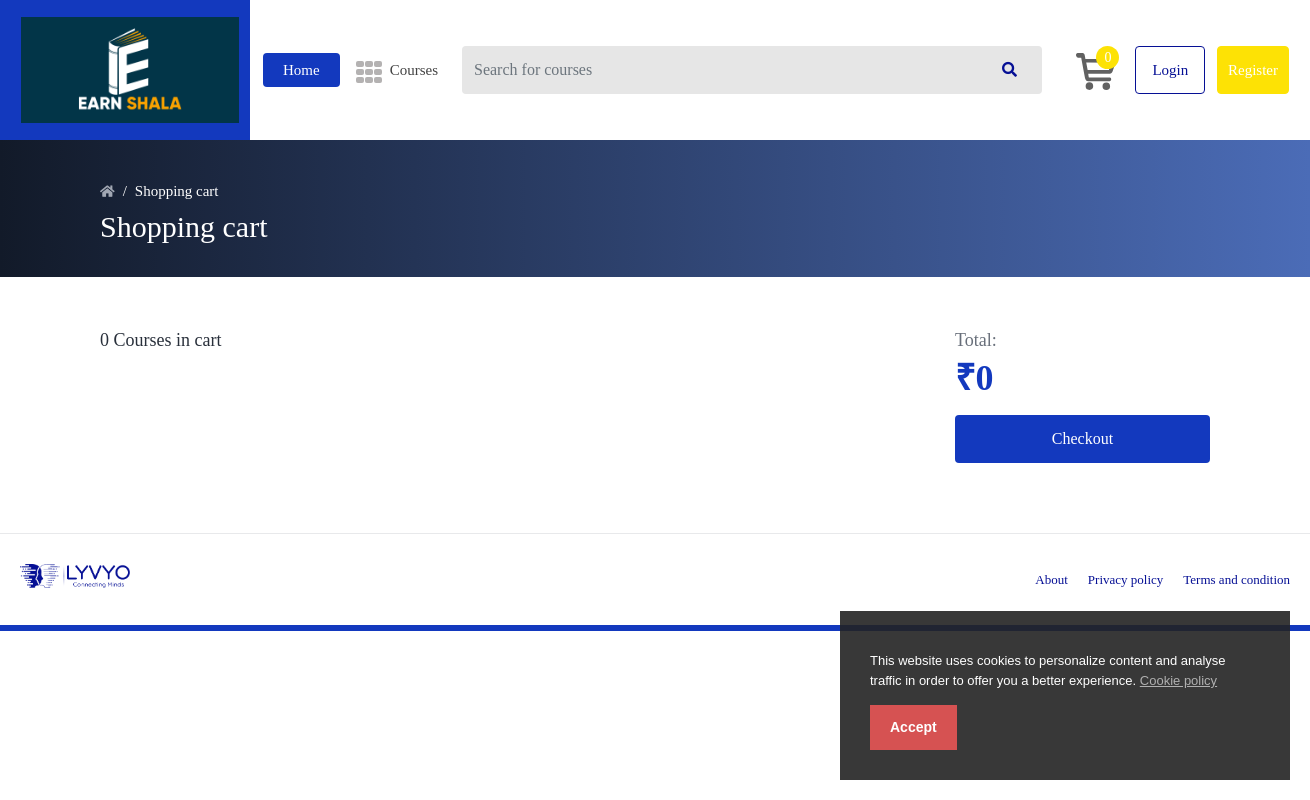
Page /index.php/home/shopping_cart on the committed database.
### tables this page shows
CREATE TABLE `frontend_settings` (
  `id` int(11) UNSIGNED NOT NULL,
  `key` varchar(255) DEFAULT NULL,
  `value` longtext
);

CREATE TABLE `settings` (
  `id` int(11) UNSIGNED NOT NULL,
  `key` varchar(255) DEFAULT NULL,
  `value` longtext
);

### application/controllers/Home.php (called while the page is built, shortened)
<?php
class Home extends CI_Controller {
    public function __construct()
    {
        $this->load->database();
        $this->load->library('session');
        $this->load->vars(compact('latestcourse'));
    }
    public function shopping_cart() {
        $page_data['page_name'] = "shopping_cart";
        $page_data['page_title'] = site_phrase('shopping_cart');
        $this->load->view('frontend/'.get_frontend_settings('theme').'/index', $page_data);
    }
}

### index.php (called while the page is built, shortened)
<?php
require_once BASEPATH . 'core/CodeIgniter.php';

### application/helpers/common_helper.php (called while the page is built, shortened)
<?php  if ( ! defined('BASEPATH')) exit('No direct script access allowed');
if (! function_exists('currency')) {
    function currency($price = "") {
        $CI	=&	get_instance();
        if ($price != "") {
            $CI->db->where('key', 'system_currency');
            $currency_code = $CI->db->get('settings')->row()->value;
            $CI->db->where('code', $currency_code);
            $symbol = $CI->db->get('currency')->row()->symbol;
            $CI->db->where('key', 'currency_position');
            $position = $CI->db->get('settings')->row()->value;
            $symbol = '₹';
            if ($position == 'right') {
                return $price.$symbol;
            }elseif ($position == 'right-space') {
                return $price.' '.$symbol;
            }elseif ($position == 'left') {
                return $symbol.$price;
            }elseif ($position == 'left-space') {
                return $symbol.' '.$price;
            }
        }
    }
}
if (! function_exists('get_frontend_settings')) {
    function get_frontend_settings($key = '') {
        $CI	=&	get_instance();
        $CI->db->where('key', $key);
        $result = $CI->db->get('frontend_settings')->row()->value;
        return $result;
    }
}

### application/helpers/multi_language_helper.php (called while the page is built, shortened)
<?php  if ( ! defined('BASEPATH')) exit('No direct script access allowed');
if ( ! function_exists('site_phrase'))
{
    function site_phrase($phrase = '') {
        $CI	=&	get_instance();
        $language_code = $CI->session->userdata('language');
        $key = strtolower(preg_replace('/\s+/', '_', $phrase));
        $langArray = openJSONFile($language_code);
        return $langArray[$key];
    }
}
if ( ! function_exists('openJSONFile'))
{
    function openJSONFile($code)
    {
        $jsonString = [];
        if (file_exists(APPPATH.'language/'.$code.'.json')) {
            $jsonString = file_get_contents(APPPATH.'language/'.$code.'.json');
            $jsonString = json_decode($jsonString, true);
        }
        return $jsonString;
    }
}

### application/views/frontend/default/index.php (the view, shortened to what this page needs)
<!DOCTYPE html>
<html lang="en">
<head>
	<?php include 'includes_top.php';?>
</head>
<body class="gray-bg">
	<?php
	if ($this->session->userdata('user_login')) {
		include 'logged_in_header.php';
	}else {
		include 'logged_out_header.php';
	}
	if(get_frontend_settings('cookie_status') == 'active'):
    	include 'eu-cookie.php';
  	endif;
  	if($page_name === null){
  		include $path;
  	}else{
		include $page_name.'.php';
	}
	include 'footer.php';
	?>
</body>
</html>

### application/views/frontend/default/eu-cookie.php (shortened to what this page needs)
<link rel="stylesheet" type="text/css" href="<?php echo site_url(); ?>assets/frontend/eu-cookie/purecookie.css" async />
<div class="cookieConsentContainer" id="cookieConsentContainer" style="opacity: .9; display: block; display: none;">
  <div class="cookieDesc">
    <p>
      <?php echo get_frontend_settings('cookie_note');?>
      <a class="link-cookie-policy" href="<?php echo site_url('home/cookie_policy'); ?>"><?php echo site_phrase('cookie_policy'); ?></a>
    </p>
  </div>
  <div class="cookieButton">
    <a onclick="cookieAccept();"><?php echo site_phrase('accept'); ?></a>
  </div>
</div>

### application/views/frontend/default/shopping_cart.php (shortened to what this page needs)
<section class="page-header-area">
    <div class="container">
        <div class="row">
            <div class="col">
                <nav>
                    <ol class="breadcrumb">
                        <li class="breadcrumb-item"><a href="<?php echo site_url('home'); ?>"><i class="fas fa-home"></i></a></li>
                        <li class="breadcrumb-item"><a href="#"><?php echo site_phrase('shopping_cart'); ?></a></li>
                    </ol>
                </nav>
                <h1 class="page-title"><?php echo site_phrase('shopping_cart'); ?></h1>
            </div>
        </div>
    </div>
</section>
<section class="cart-list-area">
    <div class="container">
        <div class="row" id = "cart_items_details">
            <div class="col-lg-9">
                <div class="in-cart-box">
                    <div class="title"><?php echo sizeof($this->session->userdata('cart_items')).' '.site_phrase('courses_in_cart'); ?></div>
                            <?php
                            $total_price  = 0;
                                ?>
                </div>
            </div>
            <div class="col-lg-3">
                <div class="cart-sidebar">
                    <div class="total"><?php echo site_phrase('total'); ?>:</div>
                    <div class="total-price"><?php echo currency($total_price); ?></div>
                    <button type="button" class="dsu-add-to-wishlist btn-block" onclick="handleCheckOut()"><?php echo site_phrase('checkout'); ?></button>
                </div>
            </div>
        </div>
    </div>
</section>

### assets/frontend/default/css/dsu.css (style rules this page uses)
body.gray-bg { background: #fff !important; font-family: dubai !important; }
.dsu-add-to-wishlist { background-color: #1339be; padding: 12px 16px; border-radius: 4px; margin-top: .6rem; font-size: 16px; border: none; color: white !important; text-align: center; display: block; }
.cart-sidebar .total-price { font-size: 36px; line-height: 49px; color: #1339be; font-weight: 600; }
section.page-header-area { padding: 40px 0 30px; background: #4b6cb7; background: -webkit-linear-gradient(to right, #121a29, #4b6cb7); background: linear-gradient(to right, #121a29, #4b6cb7); color: #fff; }

### assets/frontend/eu-cookie/purecookie.css (style rules this page uses)
.cookieConsentContainer { z-index: 999; width: 450px; min-height: 20px; box-sizing: border-box; padding: 30px 30px 30px 30px; background: #232323; overflow: hidden; position: fixed; bottom: 20px; right: 20px; display: none; }
.cookieConsentContainer .cookieDesc p { margin: 0; padding: 0; font-family: OpenSans, arial, "sans-serif"; color: #FFFFFF; font-size: 13px; line-height: 20px; display: block; margin-top: 10px; }
.cookieConsentContainer .cookieDesc a { font-family: OpenSans, arial, "sans-serif"; color: #FFFFFF; text-decoration: underline; }
.cookieConsentContainer .cookieButton a { display: inline-block; font-family: OpenSans, arial, "sans-serif"; color: #fff; font-size: 14px; font-weight: bold; margin-top: 14px; background: #d24040; box-sizing: border-box; padding: 12px 20px; text-align: center; transition: background 0.3s; }
.link-cookie-policy { opacity: .6; }
.cookieConsentContainer { opacity: .9; display: block; display: none; }

### rows in the picture
frontend_settings: value "This website uses cookies to personalize content and analyse traffic in order to offer you a better experience."
settings: value "₹0"

### other values in the picture
sizeof($this->session->userdata('cart_items')) "0"
site_phrase('cookie_policy') "Cookie policy"
site_phrase('accept') "Accept"
site_phrase('shopping_cart') "Shopping cart"
site_phrase('courses_in_cart') "Courses in cart"
site_phrase('total') "Total"
site_phrase('checkout') "Checkout"
site_phrase('about') "About"
site_phrase('privacy_policy') "Privacy policy"
site_phrase('terms_and_condition') "Terms and condition"
